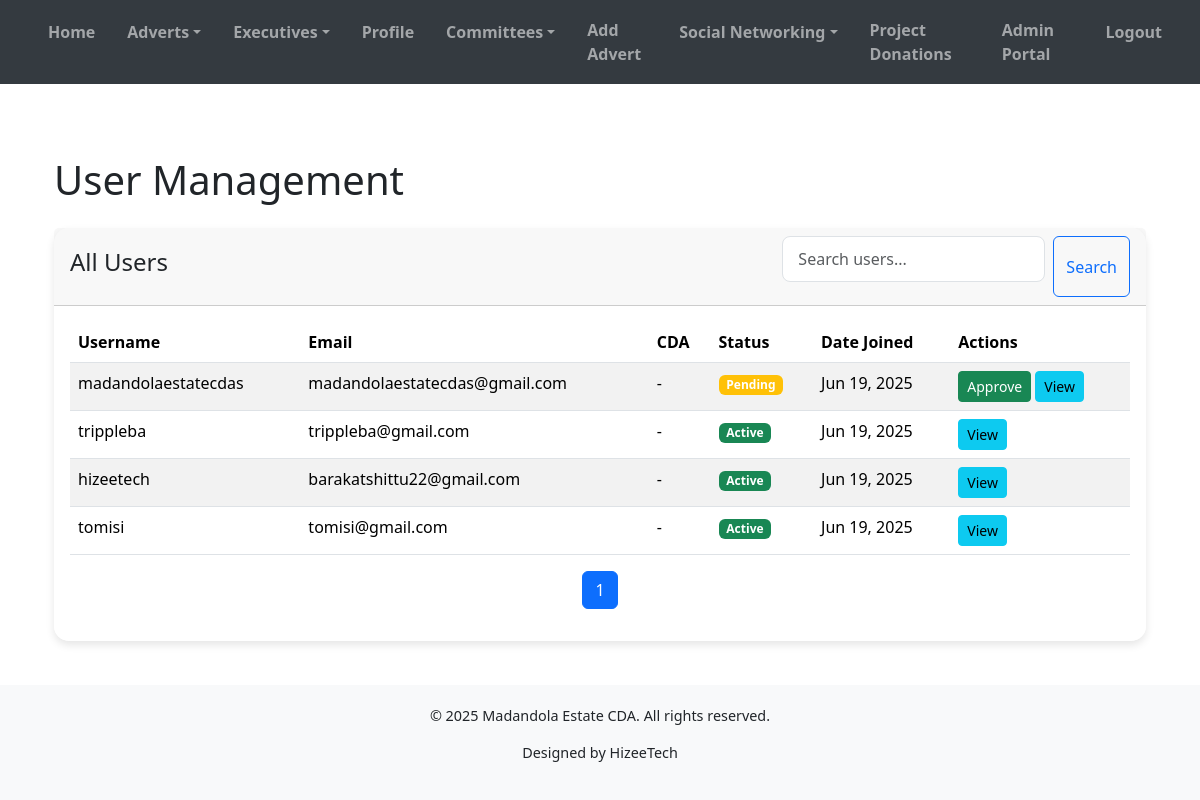
The page /admin-portal/users/ (signed in) on the database its author committed.
### cda_app/models.py (models this page shows, shortened)
class CustomUser(AbstractUser):
    USER_TYPE_CHOICES = [
        ('landlord', 'Landlord'),
        ('tenant', 'Tenant'),
    ]
    phone_number = models.CharField(max_length=20, blank=True, null=True)
    user_type = models.CharField(max_length=10, choices=USER_TYPE_CHOICES, default='tenant')
    cda = models.CharField(max_length=100, blank=True, null=True)
    image = models.ImageField(upload_to='profile_images/', blank=True, null=True)
    is_approved = models.BooleanField(default=False)  # Add this field
    objects = UserManager()
    class Meta:
        verbose_name = 'User'
        verbose_name_plural = 'Users'

### cda_app/views.py (the view)
# urls.py: path('admin-portal/users/', views.admin_user_management, name='admin_user_management'),
@login_required
@user_passes_test(is_admin)
def admin_user_management(request):
    User = get_user_model()  # This will get your custom user model
    users = User.objects.all().order_by('-date_joined')
    search_query = request.GET.get('q', '')
    if search_query:
        users = users.filter(
            Q(username__icontains=search_query) |
            Q(email__icontains=search_query) |
            Q(first_name__icontains=search_query) |
            Q(last_name__icontains=search_query))
    paginator = Paginator(users, 25)
    page_number = request.GET.get('page')
    page_obj = paginator.get_page(page_number)
    return render(request, 'admin_portal/user_management.html', {
        'page_obj': page_obj,
        'search_query': search_query
    })

### cda_app/context_processors.py (called while the page is built)
def committees(request):
    return {'committees': Committee.objects.all()}

def admin_counts(request):
    if request.user.is_authenticated and request.user.is_staff:
        return {
            'pending_users_count': User.objects.filter(is_active=False).count(),
            'pending_adverts_count': AdvertItem.objects.filter(is_approved=False).count(),
            'total_users_count': User.objects.count(),
        }
    return {}

### cda_app/views.py (called while the page is built)
def is_admin(user):
    return user.is_authenticated and user.is_staff

### templates/admin_portal/user_management.html (shortened to what this page needs)
{% extends 'base.html' %} {% load humanize %} {% block title %}User Management{% endblock %} {% block content %}
<div class="container mt-5">
    <h1 class="mb-4">User Management</h1>
    <div class="card">
        <div class="card-header d-flex justify-content-between align-items-center">
            <h4>All Users</h4>
            <form class="d-flex" method="get">
                <input class="form-control me-2" type="search" name="q" placeholder="Search users..." value="{{ search_query }}">
                <button class="btn btn-outline-primary" type="submit">Search</button>
            </form>
        </div>
        <div class="card-body">
            <div class="table-responsive">
                <table class="table table-striped table-hover">
                    <thead>
                        <tr>
                            <th>Username</th>
                            <th>Email</th>
                            <th>CDA</th>
                            <th>Status</th>
                            <th>Date Joined</th>
                            <th>Actions</th>
                        </tr>
                    </thead>
                    <tbody>
                        {% for user in page_obj %}
                        <tr>
                            <td>{{ user.username }}</td>
                            <td>{{ user.email }}</td>
                            <td>{{ user.userprofile.cda|default:"-" }}</td>
                            <td>
                                {% if user.is_active %}
                                <span class="badge bg-success">Active</span> {% else %}
                                <span class="badge bg-warning">Pending</span> {% endif %}
                            </td>
                            <td>{{ user.date_joined|date:"M d, Y" }}</td>
                            <td>
                                {% if not user.is_active %}
                                <a href="{% url 'admin_approve_user' user.id %}" class="btn btn-sm btn-success">Approve</a> {% endif %}
                                <a href="#" class="btn btn-sm btn-info">View</a>
                            </td>
                        </tr>
                        {% endfor %}
                    </tbody>
                </table>
            </div>
            <nav aria-label="Page navigation">
                <ul class="pagination justify-content-center">
                     {% for num in page_obj.paginator.page_range %}
                    <li class="page-item {% if page_obj.number == num %}active{% endif %}">
                        <a class="page-link" href="?page={{ num }}{% if search_query %}&q={{ search_query }}{% endif %}">{{ num }}</a>
                    </li>
                    {% endfor %}
                </ul>
            </nav>
        </div>
    </div>
</div>
{% endblock %}

### rows shown on the page
CustomUser: username "madandolaestatecdas", email "madandolaestatecdas@gmail.com", userprofile.cda "-", is_active "Pending", date_joined "Jun 19, 2025"
CustomUser: username "trippleba", email "trippleba@gmail.com", userprofile.cda "-", is_active "Active", date_joined "Jun 19, 2025"
CustomUser: username "hizeetech", email "barakatshittu22@gmail.com", userprofile.cda "-", is_active "Active", date_joined "Jun 19, 2025"
CustomUser: username "tomisi", email "tomisi@gmail.com", userprofile.cda "-", is_active "Active", date_joined "Jun 19, 2025"

### other values the page prints
{{ num }} "1"
